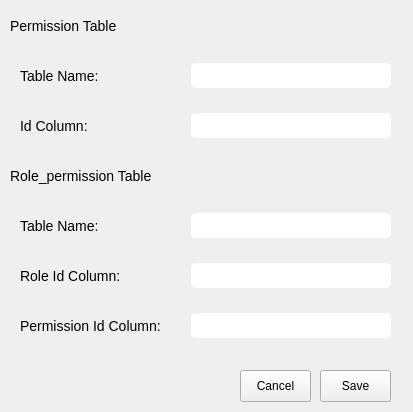
<?xml version="1.0" encoding="UTF-8"?>
<ui version="4.0">
 <class>EditPerWindow</class>
 <widget class="QWidget" name="EditPerWindow">
  <property name="geometry">
   <rect>
    <x>0</x>
    <y>0</y>
    <width>413</width>
    <height>412</height>
   </rect>
  </property>
  <property name="windowTitle">
   <string>Form</string>
  </property>
  <widget class="QPushButton" name="cancel_btn">
   <property name="geometry">
    <rect>
     <x>240</x>
     <y>370</y>
     <width>71</width>
     <height>32</height>
    </rect>
   </property>
   <property name="text">
    <string>Cancel</string>
   </property>
  </widget>
  <widget class="QWidget" name="horizontalLayoutWidget_7">
   <property name="geometry">
    <rect>
     <x>10</x>
     <y>300</y>
     <width>391</width>
     <height>51</height>
    </rect>
   </property>
   <layout class="QHBoxLayout" name="horizontalLayout_18">
    <property name="leftMargin">
     <number>10</number>
    </property>
    <property name="topMargin">
     <number>10</number>
    </property>
    <property name="rightMargin">
     <number>10</number>
    </property>
    <property name="bottomMargin">
     <number>10</number>
    </property>
    <item>
     <widget class="QLabel" name="label_17">
      <property name="styleSheet">
       <string notr="true">QLabel{ 
font-size: 14px;
}</string>
      </property>
      <property name="text">
       <string>Permission Id Column:</string>
      </property>
     </widget>
    </item>
    <item>
     <widget class="QLineEdit" name="role_per_per_id_edit">
      <property name="maximumSize">
       <size>
        <width>200</width>
        <height>25</height>
       </size>
      </property>
      <property name="baseSize">
       <size>
        <width>0</width>
        <height>0</height>
       </size>
      </property>
      <property name="styleSheet">
       <string notr="true">QLineEdit{
border-radius:5px;
}</string>
      </property>
     </widget>
    </item>
   </layout>
  </widget>
  <widget class="QPushButton" name="save_btn">
   <property name="geometry">
    <rect>
     <x>320</x>
     <y>370</y>
     <width>71</width>
     <height>32</height>
    </rect>
   </property>
   <property name="text">
    <string>Save</string>
   </property>
  </widget>
  <widget class="QWidget" name="horizontalLayoutWidget_5">
   <property name="geometry">
    <rect>
     <x>10</x>
     <y>200</y>
     <width>391</width>
     <height>51</height>
    </rect>
   </property>
   <layout class="QHBoxLayout" name="horizontalLayout_19">
    <property name="leftMargin">
     <number>10</number>
    </property>
    <property name="topMargin">
     <number>10</number>
    </property>
    <property name="rightMargin">
     <number>10</number>
    </property>
    <property name="bottomMargin">
     <number>10</number>
    </property>
    <item>
     <widget class="QLabel" name="label_18">
      <property name="styleSheet">
       <string notr="true">QLabel{ 
font-size: 14px;
}</string>
      </property>
      <property name="text">
       <string>Table Name:</string>
      </property>
     </widget>
    </item>
    <item>
     <widget class="QLineEdit" name="role_per_table_name_edit">
      <property name="maximumSize">
       <size>
        <width>200</width>
        <height>25</height>
       </size>
      </property>
      <property name="baseSize">
       <size>
        <width>0</width>
        <height>0</height>
       </size>
      </property>
      <property name="styleSheet">
       <string notr="true">QLineEdit{
border-radius:5px;
}</string>
      </property>
     </widget>
    </item>
   </layout>
  </widget>
  <widget class="QWidget" name="horizontalLayoutWidget_3">
   <property name="geometry">
    <rect>
     <x>10</x>
     <y>50</y>
     <width>391</width>
     <height>51</height>
    </rect>
   </property>
   <layout class="QHBoxLayout" name="horizontalLayout_9">
    <property name="leftMargin">
     <number>10</number>
    </property>
    <property name="topMargin">
     <number>10</number>
    </property>
    <property name="rightMargin">
     <number>10</number>
    </property>
    <property name="bottomMargin">
     <number>10</number>
    </property>
    <item>
     <widget class="QLabel" name="label_8">
      <property name="styleSheet">
       <string notr="true">QLabel{ 
font-size: 14px;
}</string>
      </property>
      <property name="text">
       <string>Table Name:</string>
      </property>
     </widget>
    </item>
    <item>
     <widget class="QLineEdit" name="per_table_name_edit">
      <property name="maximumSize">
       <size>
        <width>200</width>
        <height>25</height>
       </size>
      </property>
      <property name="baseSize">
       <size>
        <width>0</width>
        <height>0</height>
       </size>
      </property>
      <property name="styleSheet">
       <string notr="true">QLineEdit{
border-radius:5px;
}</string>
      </property>
     </widget>
    </item>
   </layout>
  </widget>
  <widget class="QWidget" name="horizontalLayoutWidget_4">
   <property name="geometry">
    <rect>
     <x>10</x>
     <y>100</y>
     <width>391</width>
     <height>51</height>
    </rect>
   </property>
   <layout class="QHBoxLayout" name="horizontalLayout_10">
    <property name="leftMargin">
     <number>10</number>
    </property>
    <property name="topMargin">
     <number>10</number>
    </property>
    <property name="rightMargin">
     <number>10</number>
    </property>
    <property name="bottomMargin">
     <number>10</number>
    </property>
    <item>
     <widget class="QLabel" name="label_9">
      <property name="styleSheet">
       <string notr="true">QLabel{ 
font-size: 14px;
}</string>
      </property>
      <property name="text">
       <string>Id Column:</string>
      </property>
     </widget>
    </item>
    <item>
     <widget class="QLineEdit" name="per_id_edit">
      <property name="maximumSize">
       <size>
        <width>200</width>
        <height>25</height>
       </size>
      </property>
      <property name="baseSize">
       <size>
        <width>0</width>
        <height>0</height>
       </size>
      </property>
      <property name="styleSheet">
       <string notr="true">QLineEdit{
border-radius:5px;
}</string>
      </property>
     </widget>
    </item>
   </layout>
  </widget>
  <widget class="QWidget" name="horizontalLayoutWidget_6">
   <property name="geometry">
    <rect>
     <x>10</x>
     <y>250</y>
     <width>391</width>
     <height>51</height>
    </rect>
   </property>
   <layout class="QHBoxLayout" name="horizontalLayout_20">
    <property name="leftMargin">
     <number>10</number>
    </property>
    <property name="topMargin">
     <number>10</number>
    </property>
    <property name="rightMargin">
     <number>10</number>
    </property>
    <property name="bottomMargin">
     <number>10</number>
    </property>
    <item>
     <widget class="QLabel" name="label_19">
      <property name="styleSheet">
       <string notr="true">QLabel{ 
font-size: 14px;
}</string>
      </property>
      <property name="text">
       <string>Role Id Column:</string>
      </property>
     </widget>
    </item>
    <item>
     <widget class="QLineEdit" name="role_per_role_id_edit">
      <property name="maximumSize">
       <size>
        <width>200</width>
        <height>25</height>
       </size>
      </property>
      <property name="baseSize">
       <size>
        <width>0</width>
        <height>0</height>
       </size>
      </property>
      <property name="styleSheet">
       <string notr="true">QLineEdit{
border-radius:5px;
}</string>
      </property>
     </widget>
    </item>
   </layout>
  </widget>
  <widget class="QLabel" name="label_20">
   <property name="geometry">
    <rect>
     <x>10</x>
     <y>160</y>
     <width>151</width>
     <height>31</height>
    </rect>
   </property>
   <property name="styleSheet">
    <string notr="true">QLabel{ 
font-size: 14px;
}</string>
   </property>
   <property name="text">
    <string>Role_permission Table</string>
   </property>
  </widget>
  <widget class="QLabel" name="label_21">
   <property name="geometry">
    <rect>
     <x>10</x>
     <y>10</y>
     <width>111</width>
     <height>31</height>
    </rect>
   </property>
   <property name="styleSheet">
    <string notr="true">QLabel{ 
font-size: 14px;
}</string>
   </property>
   <property name="text">
    <string>Permission Table</string>
   </property>
  </widget>
 </widget>
 <resources/>
 <connections/>
</ui>
